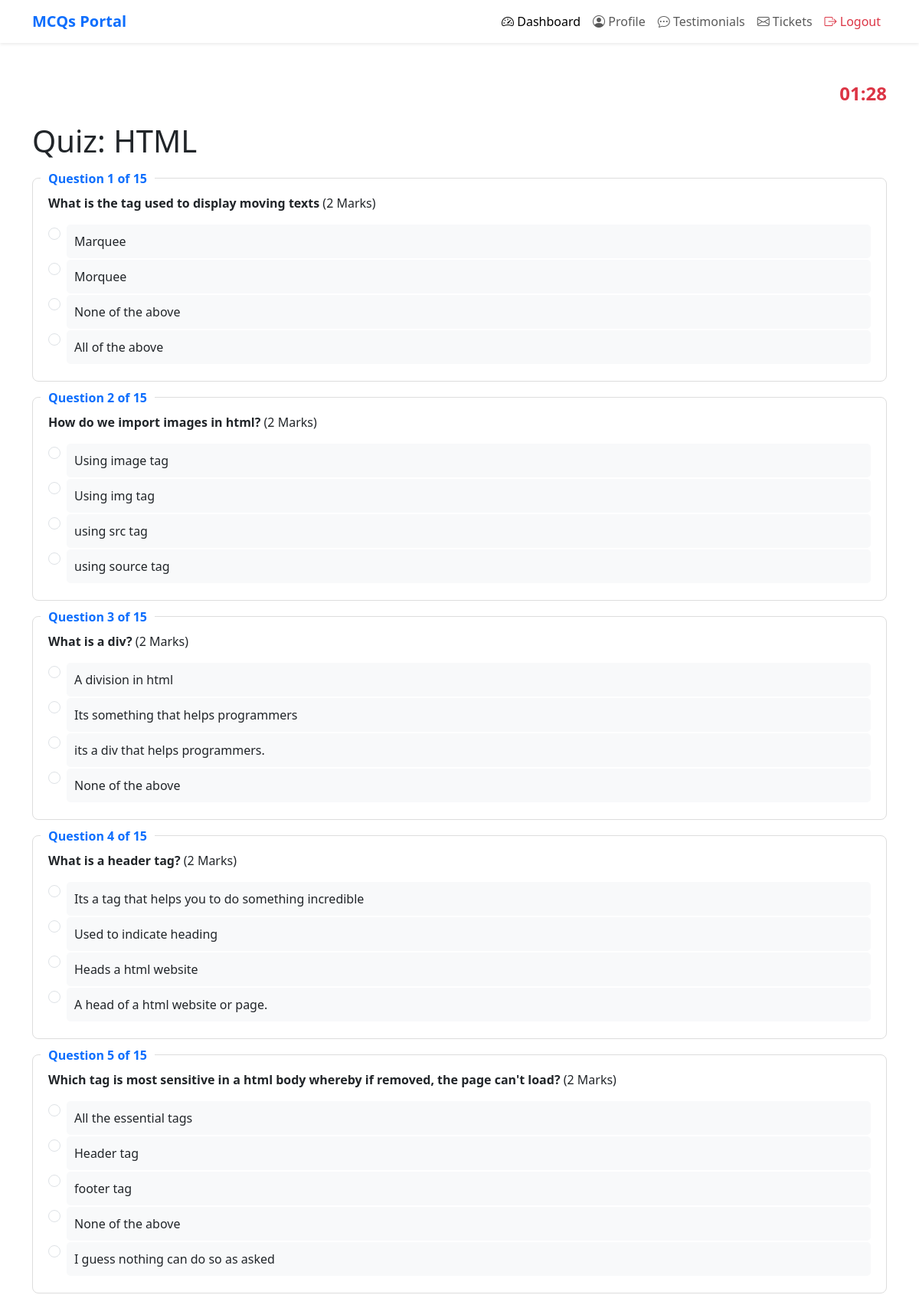
The app's page /quiz/4/ (upper part) with its own data.
### quiz/models.py (models this page shows, shortened)
class Category(models.Model):
    name = models.CharField(max_length=100)
    image = models.ImageField(upload_to='category_image')
    total_marks = models.PositiveIntegerField(default=0)

class Question(models.Model):
    category = models.ForeignKey(Category, on_delete=models.CASCADE, related_name='questions')
    question_text = models.TextField()
    marks = models.PositiveIntegerField(default=1)

class Answer(models.Model):
    question = models.ForeignKey(Question, on_delete=models.CASCADE, related_name='answers')
    answer_text = models.CharField(max_length=200)
    is_correct = models.BooleanField(default=False)

### quiz/views.py (the view)
# urls.py: path('', include('quiz.urls')),
def quiz(request, category_id):
    category = Category.objects.get(id=category_id)
    questions = category.questions.all()
    return render(request, 'quiz/quiz.html', {'category': category, 'questions': questions})

### quiz/templates/quiz/quiz.html (shortened to what this page needs)
<!DOCTYPE html>
<html lang="en">
  <head>
    <link
      href="https://cdn.jsdelivr.net/npm/bootstrap@5.3.3/dist/css/bootstrap.min.css"
      rel="stylesheet"
    />
    <link
      href="https://cdn.jsdelivr.net/npm/bootstrap-icons/font/bootstrap-icons.css"
      rel="stylesheet"
    />
  </head>
  <body>
    <nav class="navbar navbar-expand-lg navbar-light bg-white shadow-sm">
      <div class="container">
        <a class="navbar-brand text-primary fw-bold" href="#">MCQs Portal</a>
        <div class="collapse navbar-collapse" id="navbarNav">
          <ul class="navbar-nav ms-auto">
            <li class="nav-item">
              <a class="nav-link active" href="/dashboard">
                <i class="bi bi-speedometer2"></i> Dashboard
              </a>
            </li>
            <li class="nav-item">
              <a class="nav-link" href="/profile">
                <i class="bi bi-person-circle"></i> Profile
              </a>
            </li>
            <li class="nav-item">
              <a class="nav-link" href="/testimonial">
                <i class="bi bi-chat-dots"></i> Testimonials
              </a>
            </li>
            <li class="nav-item">
              <a class="nav-link" href="/ticket">
                <i class="bi bi-envelope"></i> Tickets
              </a>
            </li>
            <li class="nav-item">
              <a class="nav-link text-danger" href="/log_out">
                <i class="bi bi-box-arrow-right"></i> Logout
              </a>
            </li>
          </ul>
        </div>
      </div>
    </nav>
    <div class="container mt-5">
      <div id="timer" class="text-end">12:30</div>
      <h1 class="mb-4">Quiz: {{ category.name }}</h1>
      <form
        id="quiz-form"
        method="post"
        action="{% url 'submit_quiz' category.id %}"
      >
        {% csrf_token %} {% for question in questions %}
        <div class="question-container">
          <div class="question-header">
            Question {{ forloop.counter }} of {{ questions|length }}
          </div>
          <p>
            <strong>{{ question.question_text }}</strong> ({{ question.marks }}
            Marks)
          </p>
          {% for answer in question.answers.all %}
          <div class="form-check">
            <input
              type="radio"
              class="form-check-input"
              name="question_{{ question.id }}"
              value="{{ answer.id }}"
              id="answer_{{ answer.id }}"
            />
            <label class="form-check-label" for="answer_{{ answer.id }}"
              >{{ answer.answer_text }}</label
            >
          </div>
          {% endfor %}
        </div>
        {% endfor %}
      </form>
    </div>
  </body>
</html>

### quiz/templates/quiz/quiz.html (style rules this page uses)
.question-container { border: 1px solid #ddd; border-radius: 8px; padding: 20px; margin-bottom: 20px; position: relative; display: block; }
.question-header { position: absolute; top: -12px; left: 10px; background: white; padding: 0 10px; font-weight: bold; color: #0d6efd; }
.form-check-label { display: block; padding: 10px; background-color: #f8f9fa; border-radius: 5px; cursor: pointer; transition: background-color 0.3s, color 0.3s; }
#timer { font-size: 1.5rem; font-weight: bold; color: #dc3545; text-align: right; margin-bottom: 20px; }

### records on screen
Category: name "HTML"
Question: questions "15", question_text "What is the tag used to display moving texts", marks "2"
Answer: answer_text "Marquee"
Answer: answer_text "Morquee"
Answer: answer_text "None of the above"
Answer: answer_text "All of the above"
Question: questions "15", question_text "How do we import images in html?", marks "2"
Answer: answer_text "Using image tag"
Answer: answer_text "Using img tag"
Answer: answer_text "using src tag"
Answer: answer_text "using source tag"
Question: questions "15", question_text "What is a div?", marks "2"
Answer: answer_text "A division in html"
Answer: answer_text "Its something that helps programmers"
Answer: answer_text "its a div that helps programmers."
Answer: answer_text "None of the above"
Question: questions "15", question_text "What is a header tag?", marks "2"
Answer: answer_text "Its a tag that helps you to do something incredible"
Answer: answer_text "Used to indicate heading"
Answer: answer_text "Heads a html website"
Answer: answer_text "A head of a html website or page."
Question: questions "15", question_text "Which tag is most sensitive in a html body whereby if removed, the page can't load?", marks "2"
Answer: answer_text "All the essential tags"
Answer: answer_text "Header tag"
Answer: answer_text "footer tag"
Answer: answer_text "None of the above"
Answer: answer_text "I guess nothing can do so as asked"
